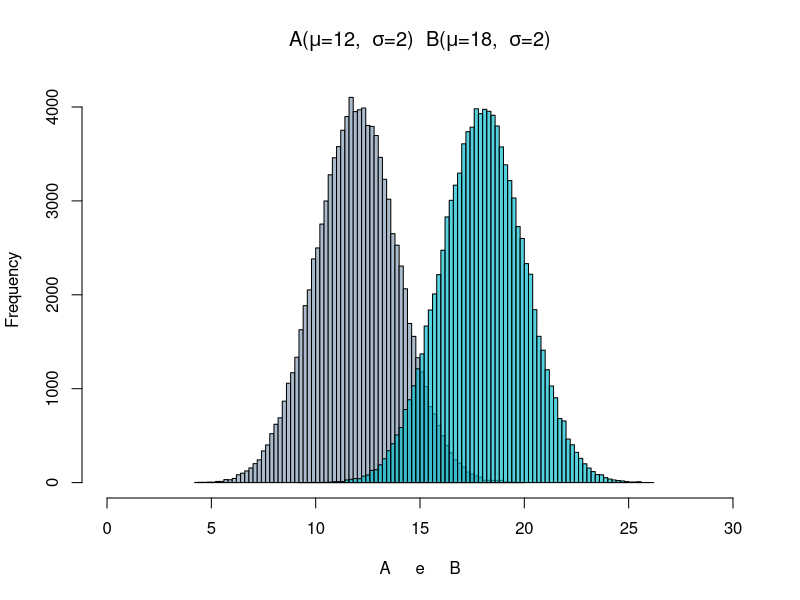
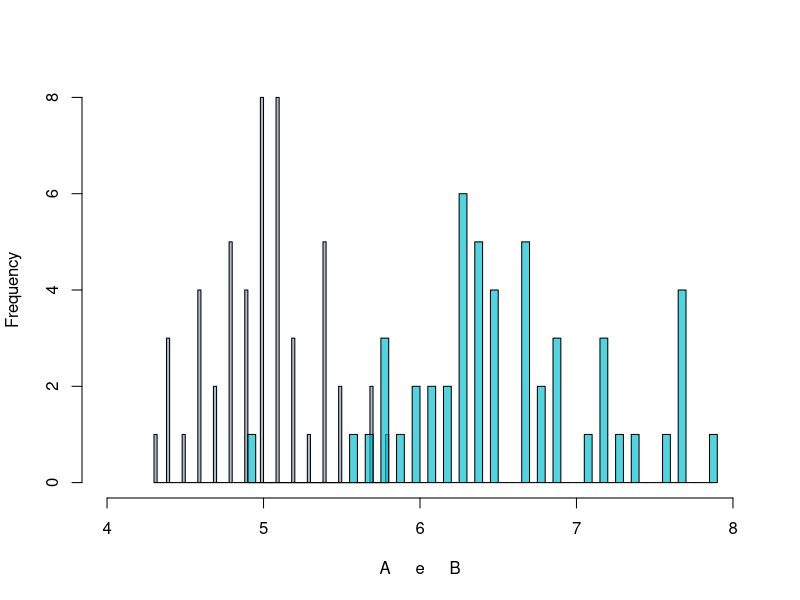

These figures' R source, in order:
## ---- chunk 1
library(dplyr)
aux <- NULL
aux$colors <- c("#aabbcc", "#ccbbaa", "#bbccaa")
## ---- chunk 2
aux$exemplos$t_test_x = rnorm(100000,mean=12,sd=2)
aux$exemplos$t_test_y = rnorm(100000,mean=18,sd=2)

hist(aux$exemplos$t_test_x, freq=TRUE, breaks=100, col=aux$colors[1] ,
     xlim = c(0,30),
     main=expression(paste("A(",mu,'=12, ',~ sigma,'=2) '," B(",mu,'=18, ',~ sigma,'=2)')), xlab = "A     e     B")
hist(aux$exemplos$t_test_y, freq=TRUE, breaks=100, col=paste0("#00",gsub( "#", "", aux$colors[3])),
     xlim = c(0,30),
     add=TRUE)
## ---- chunk 3
aux$exemplos$wilcox_x = (iris |> filter(Species == "setosa"))$Sepal.Length
aux$exemplos$wilcox_y = (iris |> filter(Species == "virginica"))$Sepal.Length

# shapiro.test(aux$exemplos$wilcox_x)
# shapiro.test(aux$exemplos$wilcox_y)

hist(aux$exemplos$wilcox_x, freq=TRUE, breaks=100, col=aux$colors[1], xlim = c(4,8),
     main=expression(paste("")),
     xlab = "A     e     B")
hist(aux$exemplos$wilcox_y, freq=TRUE, breaks=100, col=paste0("#00",gsub( "#", "", aux$colors[3])),
     add=TRUE, xlim = c(4,8))

# wilcox.test(aux$exemplos$wilcox_x, aux$exemplos$wilcox_y)

